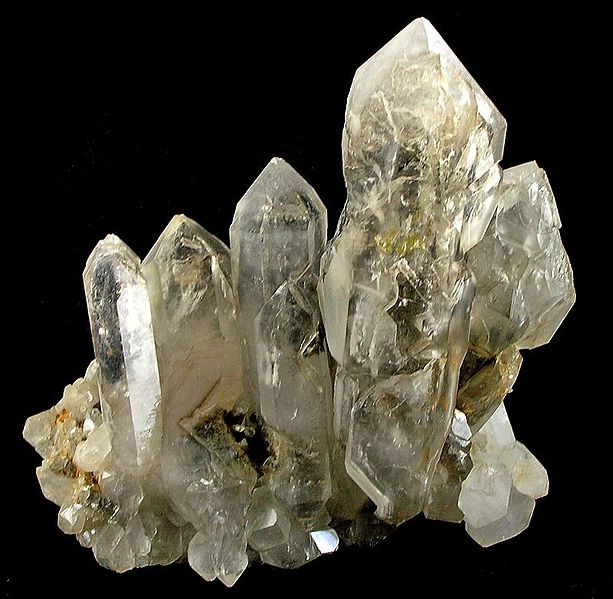
#> input picture images/quartz.jpg, 613 x 599 px, found by its file name
$ python cvGrabCut.py
#> lines starting #> are read from the running program, lines starting #| are printed output that depends on the picture
import cv2
import numpy as np
import matplotlib.pyplot as plt

img = cv2.imread('quartz.jpg')
#> img is the input picture: shape (599, 613, 3); mean B, G, R 56.1, 68.2, 71.8
cv2.imshow('a crystal',img)
cv2.waitKey(0)
cv2.destroyAllWindows

mask = np.zeros(img.shape[:2], np.uint8)

bgmodel = np.zeros((1,65), np.float64)
fgmodel = np.zeros((1,65), np.float64)

print(bgmodel)

rect = (100,400,50,80)

cv2.grabCut(img, mask, rect, bgmodel, fgmodel, 5, cv2.GC_INIT_WITH_RECT)
mask2 = np.where((mask==2)|(mask==0), 0, 1).astype('uint8')
img = img*mask2[:,:,np.newaxis]


plt.imshow(img)
plt.colorbar()
plt.show()
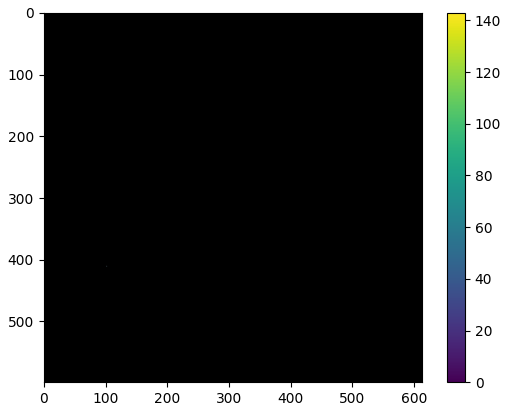
#> figure drawn by matplotlib, 2 panels

$ run again, with images/mushroom.jpg copied over images/quartz.jpg
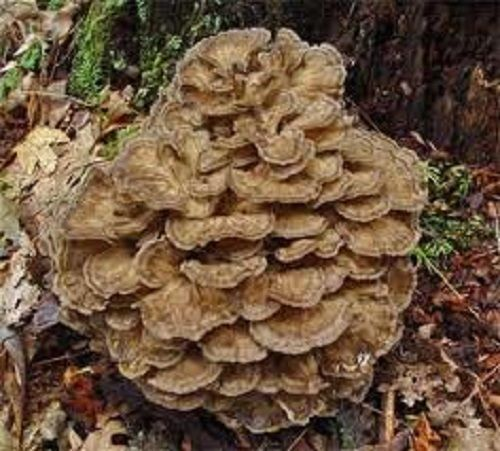
#> input picture images/mushroom.jpg, 500 x 451 px, found by its file name
#> img is the input picture: shape (451, 500, 3); mean B, G, R 62.3, 84.6, 108.4
#> img: shape (451, 500, 3); every value is 0
#> `plt.show()`:
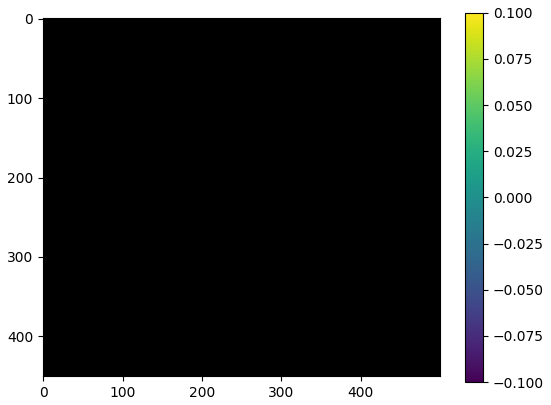
#> figure drawn by matplotlib, 2 panels

$ run again, with images/mushroom3.jpg copied over images/quartz.jpg
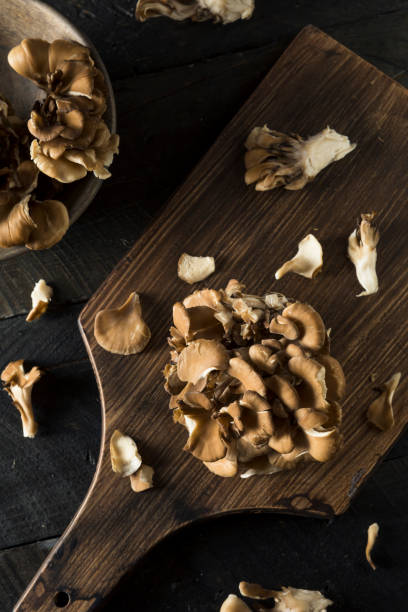
#> input picture images/mushroom3.jpg, 408 x 612 px, found by its file name
#> img is the input picture: shape (612, 408, 3); mean B, G, R 33.9, 47.5, 61
#> `img = img*mask2[:,:,np.newaxis]`:
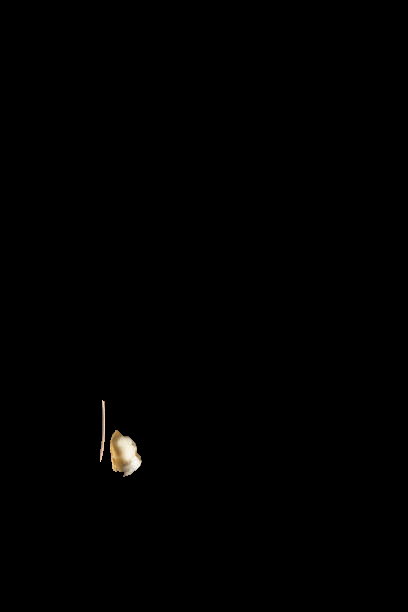
#> img: shape (612, 408, 3); mean B, G, R 0.7, 0.8, 0.9
#> `plt.show()`:
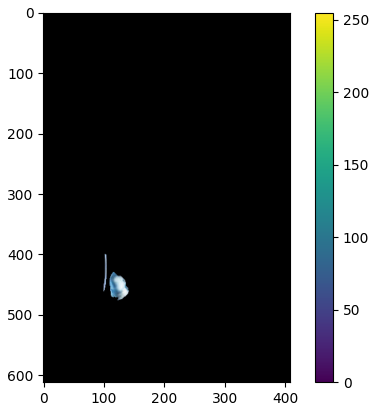
#> figure drawn by matplotlib, 2 panels; B, G, R data is drawn as R, G, B
